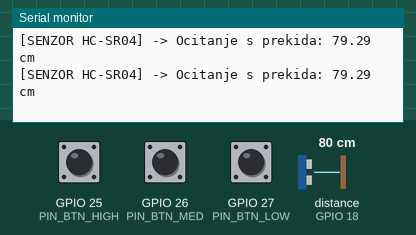
Simulated run of this program. Board: ESP32. Shown: the last lines printed to the serial monitor. Wiring (from diagram.json): ultrasonic range finder: trigger GPIO 5; echo GPIO 18. The inputs (shaded band) are chosen by the test bench; at power-on: GPIO 25 (PIN_BTN_HIGH) HIGH, GPIO 26 (PIN_BTN_MED) HIGH, GPIO 27 (PIN_BTN_LOW) HIGH, distance to the obstacle (sensor on GPIO 18) 80 cm. The echo pulse lasts 58.3 µs per cm.

Above: at 1.8 s.
1.9 s: GPIO 25 (PIN_BTN_HIGH) pulled LOW for 0.65 s
4.0 s: GPIO 26 (PIN_BTN_MED) pulled LOW for 0.65 s
6.1 s: GPIO 27 (PIN_BTN_LOW) pulled LOW for 0.65 s
At 6.37 s:
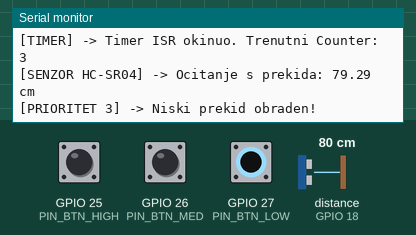
8.2 s: distance to the obstacle (sensor on GPIO 18) set to 2 cm
At 8.33 s:
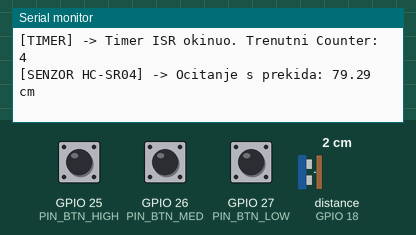
9.7 s: distance to the obstacle (sensor on GPIO 18) set to 4 cm
At 10.4 s:
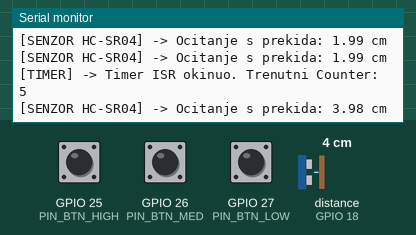
Timing chart, 0 to 12.2 s (numbered marks = the images above; inputs shaded):
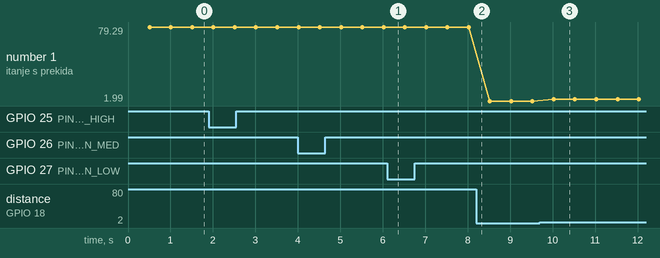

The program:

main.cpp
```cpp
/**
 * @file main.cpp
 * @brief Obrada višestrukih prekida (Tipkala, Timer, Senzor udaljenosti)
 *
 * Ovaj program demonstrira korištenje prekida s tipkalima,
 * mjerenje udaljenosti HC-SR04 senzorom pomoću prekida na promjenu stanja (CHANGE)
 * te korištenje hardverskog timera uz ugrađenu zaštitu kritičnih sekcija.
 */

#include <Arduino.h>

// --- PINOVI ---
const int PIN_BTN_HIGH = 25;
const int PIN_BTN_MED  = 26;
const int PIN_BTN_LOW  = 27;

const int PIN_TRIG = 5;
const int PIN_ECHO = 18;

// --- ZASTAVICE (Flags) ---
volatile bool flagHigh = false;
volatile bool flagMed  = false;
volatile bool flagLow  = false;
volatile bool flagTimer = false;
volatile bool distanceReady = false;

// --- PODACI SENZORA I TIMERA ---
volatile unsigned long echoStart = 0;
volatile float distance = 0.0;
volatile int sharedCounter = 0; // Dijeljeni resurs koji će se inkrementirati

// --- TIMERS I MUTEX (Kritična sekcija) ---
hw_timer_t * timer = NULL;
// Mutex (zastavica / semafor) sprječava da prekid proglasi pristup varijabli dok ju procesor čita
portMUX_TYPE mux = portMUX_INITIALIZER_UNLOCKED;

// ISR: Tipkala
void IRAM_ATTR isrHigh() { flagHigh = true; }
void IRAM_ATTR isrMed()  { flagMed = true; }
void IRAM_ATTR isrLow()  { flagLow = true; }

/**
 * @brief ISR za senzor HC-SR04
 * Reagira na obje promjene (CHANGE) - s LOW na HIGH i obrnuto.
 * Na taj način precizno mjerimo širinu ECHO pulsa koristeći mikrosekunde.
 */
void IRAM_ATTR isrEcho() {
  if (digitalRead(PIN_ECHO) == HIGH) {
    // Početak pulse-a - bilježimo vrijeme
    echoStart = micros();
  } else {
    // Kraj pulse-a
    unsigned long echoEnd = micros();
    unsigned long echoDuration = echoEnd - echoStart;

    // ULAZAK U KRITIČNU SEKCIJU
    // Sprječavamo sudaranje procesa ako se ovdje dogodi neki drugi jači prekid (npr. timer)
    portENTER_CRITICAL_ISR(&mux);
    distance = echoDuration * 0.034 / 2.0;
    portEXIT_CRITICAL_ISR(&mux);

    distanceReady = true;
  }
}

/**
 * @brief ISR za Hardverski Timer
 * Okida se zadanim intervalom.
 */
void IRAM_ATTR onTimer() {
  portENTER_CRITICAL_ISR(&mux);
  sharedCounter++; // Inkrementiranje dijeljenog resursa unutar sigurne zone
  portEXIT_CRITICAL_ISR(&mux);

  flagTimer = true;
}

void setup() {
  Serial.begin(115200);
  Serial.println("--- Sustav pokrenut: ESP32 Višestruki Prekidi ---");

  // Postavljanje tipkala
  pinMode(PIN_BTN_HIGH, INPUT_PULLUP);
  pinMode(PIN_BTN_MED,  INPUT_PULLUP);
  pinMode(PIN_BTN_LOW,  INPUT_PULLUP);
  attachInterrupt(digitalPinToInterrupt(PIN_BTN_HIGH), isrHigh, FALLING);
  attachInterrupt(digitalPinToInterrupt(PIN_BTN_MED),  isrMed,  FALLING);
  attachInterrupt(digitalPinToInterrupt(PIN_BTN_LOW),  isrLow,  FALLING);

  // Postavljanje HC-SR04
  pinMode(PIN_TRIG, OUTPUT);
  pinMode(PIN_ECHO, INPUT);
  // Postavljamo "CHANGE" što znači da funkcija hvata svaku promjenu signala
  attachInterrupt(digitalPinToInterrupt(PIN_ECHO), isrEcho, CHANGE);

  // Postavljanje hardverskog Timera 0
  // Pretpojačalo (prescaler) na 80 znači da je svaki "tick" = 1 mikrosekunda (jer je ESP32 na 80 MHz osnovnog takta)
  timer = timerBegin(0, 80, true);
  timerAttachInterrupt(timer, &onTimer, true);
  // Okidanje svake 2 sekunde (2 000 000 mikrosekundi)
  timerAlarmWrite(timer, 2000000, true);
  timerAlarmEnable(timer);
}

// Varijabla za ne-blokirajući trigger senzora udaljenosti
unsigned long lastTrigMillis = 0;

void loop() {
  // === 1. PERIODIČNO OKIDANJE SENZORA (svakih 500 ms) ===
  // Ne koristimo delay() jer bi delay blokirao obradu softverskih zastavica!
  if (millis() - lastTrigMillis > 500) {
    lastTrigMillis = millis();
    digitalWrite(PIN_TRIG, LOW);
    delayMicroseconds(2);
    digitalWrite(PIN_TRIG, HIGH);
    delayMicroseconds(10);
    digitalWrite(PIN_TRIG, LOW);
  }

  // === 2. PRIORITETNA OBRADA ZASTAVICA (FLAGS) ===

  // (A) Tipkala imaju apsolutni softverski prioritet pri ispisu
  if (flagHigh) {
    Serial.println("[PRIORITET 1] -> Visoki prekid obraden!");
    flagHigh = false;
  }
  else if (flagMed) {
    Serial.println("[PRIORITET 2] -> Srednji prekid obraden!");
    flagMed = false;
  }
  else if (flagLow) {
    Serial.println("[PRIORITET 3] -> Niski prekid obraden!");
    flagLow = false;
  }

  // (B) Hardverski timer
  if (flagTimer) {
    // Sigurno čitanje varijable podložne promjeni u ISR-u
    portENTER_CRITICAL(&mux);
    int currentCounter = sharedCounter;
    portEXIT_CRITICAL(&mux);

    Serial.printf("[TIMER] -> Timer ISR okinuo. Trenutni Counter: %d\r\n", currentCounter);
    flagTimer = false;
  }

  // (C) Senzor udaljenosti ispis
  if (distanceReady) {
    portENTER_CRITICAL(&mux);
    float currentDist = distance;
    portEXIT_CRITICAL(&mux);

    Serial.printf("[SENZOR HC-SR04] -> Ocitanje s prekida: %.2f cm\r\n", currentDist);
    distanceReady = false;
  }
}
```

Measured:
- after the input at 6.1 s, the serial monitor: prints a new line at once (image 1)
- after the input at 9.7 s, the serial monitor: prints a new line after 0.33 s (image 3)
- plotted number 1: 79.29 → 1.99 after the input at 8.2 s, 1.99 → 3.98 after the input at 9.7 s
